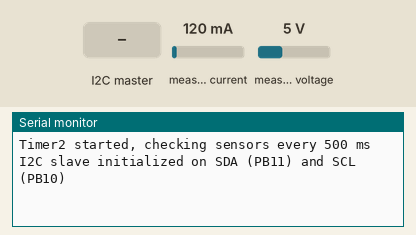
This sketch was run on a simulated STM32 Blue Pill. Parts: the last lines printed to the serial monitor. Inputs (shaded band) come from the test bench; at power-on: measured voltage 5 V, measured current 120 mA.

Above: at 1.3 s.
1.4 s: the I2C master sends the byte 1
2.9 s: the I2C master sends the byte 0
At 3.4 s:
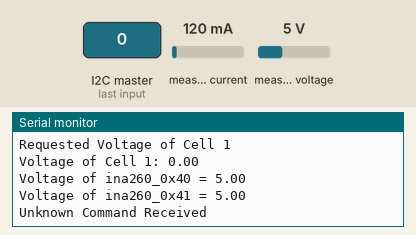
9.1 s: measured voltage set to 0.3 V
At 10.5 s:
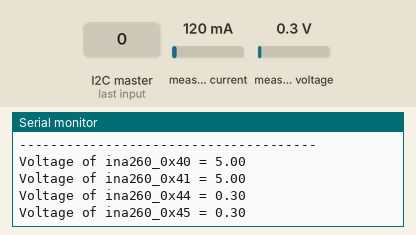
10.6 s: measured current set to 500 mA
At 12.6 s:
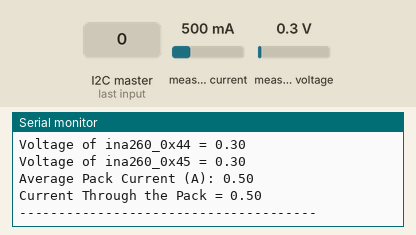
Timing chart, 0 to 13.1 s (numbered marks = the images above; inputs shaded):
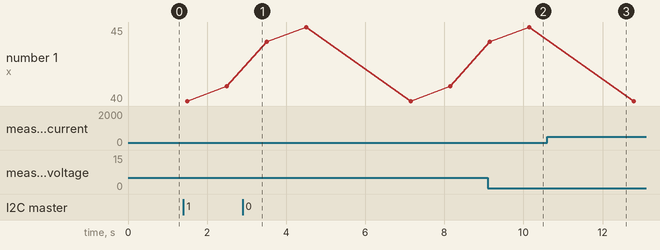

The sketch:

STM32_BMS_Team6_v6.1.ino
```cpp
#include <Wire.h>
#include <Adafruit_INA260.h>
#include <HardwareSerial.h>
#include <STM32TimerInterrupt.h>
#include "stm32f1xx.h"  // Include STM32F1 device header for register access

/*
  Working on casting the cell voltage value from a floating point to its raw bytes to send across I2C.
  This version integrates the I2C2 bus. The Serial2 bus for UART is left in.
*/

// Define Serial2 on PA2 (TX2) and PA3 (RX2)
HardwareSerial Serial2(PA3, PA2);  // RX, TX

// Create a new instance for the I2C2 bus to be used as a slave
TwoWire myI2C2(PB11, PB10);
#define SLAVE_ADDRESS 0x60

// Declare responseData as a float so we can send a 4-byte float over I2C
float responseData = 0.0;

// Create instances for each INA260 sensor
Adafruit_INA260 ina260_0x40;
Adafruit_INA260 ina260_0x41;
Adafruit_INA260 ina260_0x44;
Adafruit_INA260 ina260_0x45;

// Volatile flags set by the timer ISR
volatile bool serialCheckFlag = false;
volatile bool INA260_0x40_Flag = false;
volatile bool INA260_0x41_Flag = false;
volatile bool INA260_0x44_Flag = false;
volatile bool INA260_0x45_Flag = false;

// Global Variables for sensor readings
float PACK_CURRENT = 0.0;
float INA_0x40_VOLTAGE = 0.0;
float INA_0x41_VOLTAGE = 0.0;
float INA_0x44_VOLTAGE = 0.0;
float INA_0x45_VOLTAGE = 0.0;
float CELL1_VOLTAGE = 0.0;
float CELL2_VOLTAGE = 0.0;
float CELL3_VOLTAGE = 0.0;
float CELL4_VOLTAGE = 0.0;
float TOTAL_PACK_VOLTAGE = 0.0;

// Create a timer instance using TIM2 (adjust if needed)
STM32Timer ITimer2(TIM2);

// Timer ISR: set flags for sensor and serial update
void onTimerISR() {
  serialCheckFlag = true;
  INA260_0x40_Flag = true;
  INA260_0x41_Flag = true;
  INA260_0x44_Flag = true;
  INA260_0x45_Flag = true;
}

void onReceive(int howMany) {
  // Read one command byte from the master.
  uint16_t receivedCommand = myI2C2.read();

  switch(receivedCommand) {
    case 0x01:
      Serial.println("Requested Voltage of Cell 1");
      // Calculate cell 1 voltage from sensor readings
      CELL1_VOLTAGE = INA_0x45_VOLTAGE - INA_0x44_VOLTAGE;
      Serial.print("Voltage of Cell 1: ");
      Serial.println(CELL1_VOLTAGE);
      // Set the floating point response
      responseData = CELL1_VOLTAGE;
      break;

    case 0x02:
      Serial.println("Requested Voltage of Cell 2");
      CELL2_VOLTAGE = INA_0x44_VOLTAGE - INA_0x41_VOLTAGE;
      Serial.print("Voltage of Cell 2: ");
      Serial.println(CELL2_VOLTAGE);
      responseData = CELL2_VOLTAGE;
      break;

    case 0x03:
      Serial.println("Requested Voltage of Cell 3");
      CELL3_VOLTAGE = INA_0x41_VOLTAGE - INA_0x40_VOLTAGE;
      Serial.print("Voltage of Cell 3: ");
      Serial.println(CELL3_VOLTAGE);
      responseData = CELL3_VOLTAGE;
      break;

    case 0x04:
      Serial.println("Requested Voltage of Cell 4");
      CELL4_VOLTAGE = INA_0x40_VOLTAGE;
      Serial.print("Voltage of Cell 4: ");
      Serial.println(CELL4_VOLTAGE);
      responseData = CELL4_VOLTAGE;
      break;

    case 0x05:
      Serial.println("Requested Total Pack Voltage");
      TOTAL_PACK_VOLTAGE = ina260_0x45.readBusVoltage() / 1000.0;
      Serial.print("Total Pack Voltage: ");
      Serial.println(TOTAL_PACK_VOLTAGE);
      responseData = TOTAL_PACK_VOLTAGE;
      break;

    case 0x06:
      Serial.println("Requested Current Going Through Pack");
      PACK_CURRENT = getAveragePackCurrent() / 1000.0; // read current in A
      Serial.print("Current Through the Pack: ");
      Serial.println(PACK_CURRENT);
      responseData = PACK_CURRENT;
      break;

    case 0x07:
      Serial.println("Requested Power Consumed");
      // Add code to compute power consumed and update responseData.
      responseData = 0.0;
      break;

    case 0x08:
      Serial.println("Requested State of Charge");
      // Add code to compute state of charge and update responseData.
      responseData = 0.0;
      break;

    default:
      Serial.println("Unknown Command Received");
      responseData = -1.0;  // Use -1.0 as an error indicator
  }
}

void onRequest() {
  // Send the 4-byte float responseData over I2C.
  myI2C2.write((uint8_t *)&responseData, sizeof(responseData));
  // Optionally, reset responseData after sending.
  responseData = 0.0;
}

void read_INA260_0x40_values() {
  delay(1000);
  INA_0x40_VOLTAGE = ina260_0x40.readBusVoltage() / 1000.0;
  Serial.print("\nVoltage of ina260_0x40 = ");
  Serial.println(INA_0x40_VOLTAGE);
}

void read_INA260_0x41_values() {
  delay(1000);
  INA_0x41_VOLTAGE = ina260_0x41.readBusVoltage() / 1000.0;
  Serial.print("Voltage of ina260_0x41 = ");
  Serial.println(INA_0x41_VOLTAGE);
}

void read_INA260_0x44_values() {
  delay(1000);
  INA_0x44_VOLTAGE = ina260_0x44.readBusVoltage() / 1000.0;
  Serial.print("Voltage of ina260_0x44 = ");
  Serial.println(INA_0x44_VOLTAGE);
}

void read_INA260_0x45_values() {
  delay(1000);
  INA_0x45_VOLTAGE = ina260_0x45.readBusVoltage() / 1000.0;
  Serial.print("Voltage of ina260_0x45 = ");
  Serial.println(INA_0x45_VOLTAGE);
  delay(1000);
  PACK_CURRENT = getAveragePackCurrent(); // read current in A
  Serial.print("Current Through the Pack = ");
  Serial.println(PACK_CURRENT);
  Serial.println("\n--------------------------------------\n");
}

void setup() {
  // Initialize USB Serial for debugging
  Serial.begin(9600);
  while (!Serial) {
    delay(10); // Wait for Serial Monitor to connect
  }
  // Init I2C2 in slave mode at SLAVE_ADDRESS 0x60
  myI2C2.begin(SLAVE_ADDRESS);

  // Initialize Serial2 for UART communication
  Serial2.begin(9600);

  if (!ina260_0x40.begin(0x40)) {
    Serial.println("Couldn't find INA260 at 0x40");
    while (1);
  }
  if (!ina260_0x41.begin(0x41)) {
    Serial.println("Couldn't find INA260 at 0x41");
    while (1);
  }
  if (!ina260_0x44.begin(0x44)) {
    Serial.println("Couldn't find INA260 at 0x44");
    while (1);
  }
  if (!ina260_0x45.begin(0x45)) {
    Serial.println("Couldn't find INA260 at 0x45");
    while (1);
  }

  // Start the timer interrupt to trigger every 500,000 microseconds (500 ms)
  if (ITimer2.attachInterruptInterval(500000, onTimerISR)) {
    Serial.println("Timer2 started, checking sensors every 500 ms");
  } else {
    Serial.println("Failed to start Timer2");
  }

  // Register I2C callbacks (register once in setup)
  myI2C2.onReceive(onReceive);
  myI2C2.onRequest(onRequest);

  Serial.println("I2C slave initialized on SDA (PB11) and SCL (PB10)");
}

void loop() {
  // Update sensor readings based on timer flags
  if (INA260_0x40_Flag) {
    INA260_0x40_Flag = false;
    read_INA260_0x40_values();
  }
  if (INA260_0x41_Flag) {
    INA260_0x41_Flag = false;
    read_INA260_0x41_values();
  }
  if (INA260_0x44_Flag) {
    INA260_0x44_Flag = false;
    read_INA260_0x44_values();
  }
  if (INA260_0x45_Flag) {
    INA260_0x45_Flag = false;
    read_INA260_0x45_values();
  }

  // Optionally, re-register I2C callbacks if required by your core
  myI2C2.onReceive(onReceive);
  myI2C2.onRequest(onRequest);
}

float getAveragePackCurrent() {
  const int sampleCount = 20;
  float currentReadings[sampleCount];
  float totalCurrent = 0.0;

  for (int i = 0; i < sampleCount; i++) {
    // Read current in mA and convert to Amps
    float current = ina260_0x45.readCurrent() / 1000.000;
    currentReadings[i] = current;
    totalCurrent += current;

    delay(30); // Small delay between samples (tweak if needed)
  }

  float averageCurrent = totalCurrent / sampleCount;

  Serial.print("Average Pack Current (A): ");
  Serial.println(averageCurrent);

  return averageCurrent;
}
```

Measured:
- after the input at 2.9 s, the serial monitor: prints a new line after 0.05 s (image 1)
- after the input at 9.1 s, the serial monitor: prints a new line after 0.05 s (image 2)
- after the input at 10.6 s, the serial monitor: prints a new line after 1.2 s (image 3)
